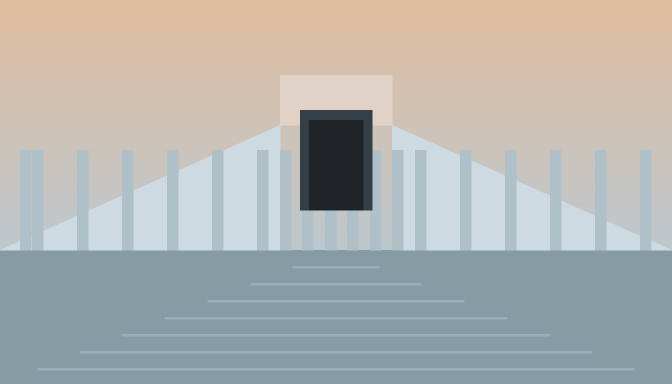
#> input picture samples/05_Slow_Walkthrough.png, 1344 x 768 px (shown at 1/2 size)
$ python reference_quality_assistant.py   (older library calls are emulated)
#> lines starting #> are read from the running program, lines starting #| are printed output that depends on the picture; after the words box and inside, x2 and y2 are one past the last pixel; in counts of white or black regions, pixels touching at a corner belong together
"""Reference Image Quality Assistant (RC3.3 PATCH2.5, Phase 5).

Automatically assesses a user-supplied architectural image BEFORE workflow
selection / GPU inference, so the production chain can warn against
single-image large-motion generation.

    Output shape:
        {
          "reference_quality": {"resolution": "PASS", "geometry": "HIGH|MEDIUM|LOW",
                            "motion_risk": "LOW|MEDIUM|HIGH",
                            "motion_risk_details": [...]},
          "recommended_workflow": "...",
          "prompt_recommendation": "...",
          "guidance": "..."
        }

    Metrics are advisory; the human architect remains the final gate
    (user reference approval is mandatory before any GPU run).

    PATCH2.5-A motion-risk contract (extended):
    - excessive orbit request
    - very large forward travel / deep walkthrough
    - major perspective reconstruction
    - interior corner-turn from one image
    - aerial 180/360 rotation
    - material-detail large translation
    The assistant NEVER auto-rejects: it reports risk and recommends
    FL2VA / multi-reference / segmented alternatives.
"""

from __future__ import annotations

import json
from pathlib import Path
from typing import Any, Dict

import cv2
import numpy as np


def _imread_unicode(path: str, flags: int = cv2.IMREAD_COLOR):
#> called with path = 'samples/05_Slow_Walkthrough.png', flags = 1
    data = np.fromfile(str(path), dtype=np.uint8)
    return None if data.size == 0 else cv2.imdecode(data, flags)
#> returned value is the input picture: shape (768, 1344, 3); mean B, G, R 176.2, 178.7, 177.2


class ReferenceQualityAssistant:
    _RISK_PATTERNS = [
        ("large_orbit", ["orbit", "环绕", "circular", "arc shot", "arc-shooting"]),
        ("aerial_180_360", ["180", "360", "full rotation", "反向", "rotate"]),
        ("large_forward_travel", ["deep walkthrough", "corridor turn", "very far", "long travel",
                                   "deep push", "很深", "很远"]),
        ("major_perspective_reconstruction", ["new angle", "reconstruction", "opposite side",
                                               "背面", "重新构建", "多视角", "unseen side"]),
        ("interior_corner_turn", ["corner", "转角", "拐弯", "turn into", "corridor turn"]),
        ("material_large_translation", ["lateral translation", "lateral move", "横移", "平移"]),
    ]

    def assess(self, image_path: str, intended_motion: str = "") -> Dict[str, Any]:
        path = Path(image_path)
        if not path.is_file():
            raise FileNotFoundError(f"Image not found: {path}")
        img = _imread_unicode(str(path))
        if img is None:
            raise ValueError(f"Unreadable image: {path}")

        h, w = img.shape[:2]
#> h = 768; w = 1344
        gray = cv2.cvtColor(img, cv2.COLOR_BGR2GRAY)
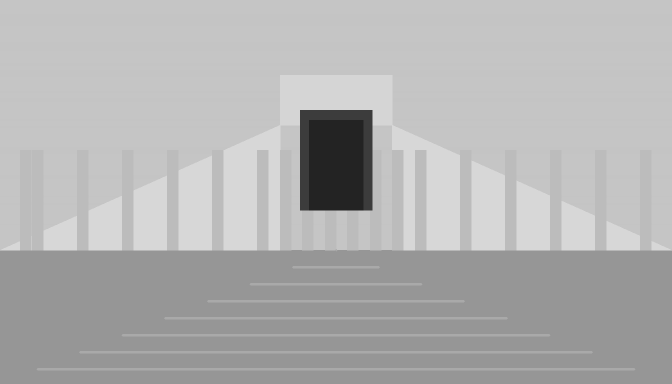
#> gray: shape (768, 1344) (shown at 1/2 size); min 35, max 215, mean 178
        short_edge = min(w, h)
#> short_edge = 768

        # --- resolution ---
        if short_edge >= 1600:
            resolution = "PASS (high)"
        elif short_edge >= 1024:
            resolution = "PASS"
        elif short_edge >= 768:
            resolution = "MARGINAL"
        else:
            resolution = "FAIL (below 768px short edge)"

        # --- sharpness / detail ---
        lap = float(cv2.Laplacian(gray, cv2.CV_64F).var())
#> lap = 50.9
        edges = cv2.Canny(gray, 80, 200)
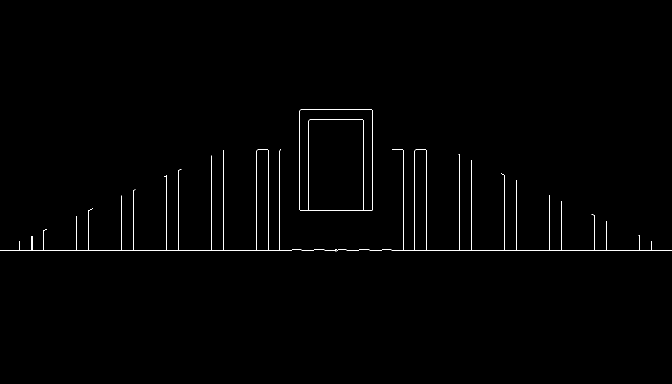
#> edges: shape (768, 1344) (shown at 1/2 size); 0.59% white in thin lines or dots, all inside (x1, y1, x2, y2) = (0, 219, 1344, 503)
        edge_density = float((edges > 0).mean() * 100)
#> edge_density = 0.586

        # --- straight-line / perspective evidence ---
        lines = cv2.HoughLinesP(edges, 1, np.pi / 180, threshold=120,
                                minLineLength=max(40, int(short_edge * 0.1)), maxLineGap=12)
#> lines = 22 rows, first 6: [783, 500, 1341, 500], [446, 500, 446, 301], [599, 419, 599, 221], [559, 500, 559, 301], [423, 500, 423, 311], [513, 500, 513, 301]
        n_lines = 0
        diagonal = 0.0
        if lines is not None:
            arr = np.asarray(lines)
#> arr has the same summary as lines
            if arr.ndim == 3:
                arr = arr[:, 0, :]
            n_lines = len(arr)
#> n_lines = 22
            if n_lines:
                angles = np.abs(np.degrees(np.arctan2(arr[:, 3] - arr[:, 1], arr[:, 2] - arr[:, 0])))
#> angles = 22 values, max 90 at index 1, min 0 at index 0, mean 73.64
                diagonal = float((np.abs(np.abs(angles) - 90) >= 8).mean() * 100)
#> diagonal = 18.18

        # --- geometry score ---
        if n_lines >= 40 and lap >= 150:
            geometry = "HIGH"
        elif n_lines >= 12 and lap >= 60:
            geometry = "MEDIUM"
        else:
            geometry = "LOW"

        # --- motion risk (PATCH2.5-A extended contract) ---
        low_text = intended_motion.lower()
        risk_details = [name for name, pats in self._RISK_PATTERNS if any(p in low_text for p in pats)]
        large_motion_words = ("orbit", "arc", "360", "fast", "dolly", "drone")
        wants_large = any(k in low_text for k in large_motion_words)
        if risk_details:
            motion_risk = "HIGH"
        elif wants_large and geometry in ("MEDIUM", "LOW"):
            motion_risk = "HIGH"
        elif geometry == "LOW":
            motion_risk = "MEDIUM"
        else:
            motion_risk = "LOW"

        motion_risk_details = []
        for name, pats in self._RISK_PATTERNS:
            if name in risk_details:
                motion_risk_details.append({
                    "risk": name,
                    "matched_terms": [p for p in pats if p in low_text],
                    "recommended_alternative": self._risk_recommendation(name),
                })

        # --- recommended workflow (heuristic) ---
        hsv = cv2.cvtColor(img, cv2.COLOR_BGR2HSV)
#> hsv: shape (768, 1344, 3); mean H, S, V 63.9, 41.3, 192
        top_val = float(hsv[: max(20, int(h * 0.1))].mean(axis=(0, 1))[2])
#> top_val = 221.8
        sky_fraction = float(np.mean(hsv[..., 2] > 200) * 100) if top_val > 150 else 0.0
#> sky_fraction = 50.34
        if intended_motion and any(k in intended_motion.lower() for k in ("walkthrough", "漫游")):
            recommended_workflow = "05_Slow_Walkthrough"
            prompt_recommendation = "slow_push (very small amplitude, slow speed)"
        elif intended_motion and any(k in intended_motion.lower() for k in ("aerial", "drone", "鸟瞰")):
            recommended_workflow = "04_Drone_Aerial"
            prompt_recommendation = "aerial_reveal (small amplitude, slow speed)"
        elif intended_motion and any(k in intended_motion.lower() for k in ("material", "detail", "材质")):
            recommended_workflow = "03_Material_Detail"
            prompt_recommendation = "static (micro motion)"
        elif intended_motion and any(k in intended_motion.lower() for k in ("night", "day", "lighting", "夜景")):
            recommended_workflow = "02_Day_Night_Transition"
            prompt_recommendation = "static (FL2VA; requires matched DAY+NIGHT pair)"
        else:
            recommended_workflow = "01_Exterior_Hero"
            prompt_recommendation = "slow_push (small amplitude, slow speed)"

        guidance = ""
        if motion_risk == "HIGH":
            guidance = ("This single image is unsuitable for large camera movement. "
                        "Recommend FL2VA / multiple keyframes / multiple rendered "
                        "viewpoints / segmented clip stitching instead of shortening "
                        "the prompt and proceeding.")
        elif resolution.startswith("FAIL") or resolution == "MARGINAL":
            guidance = "Low-resolution source; clarity may degrade after 1344x768 generation."

        return {
            "source": str(path),
            "reference_quality": {
                "resolution": resolution,
                "geometry": geometry,
                "motion_risk": motion_risk,
                "motion_risk_details": motion_risk_details,
                "metrics": {
                    "width": w,
                    "height": h,
                    "laplacian_var": round(lap, 1),
                    "edge_density_pct": round(edge_density, 2),
                    "straight_line_count": n_lines,
                    "diagonal_line_pct": round(diagonal, 1),
                },
            },
            "recommended_workflow": recommended_workflow,
            "prompt_recommendation": prompt_recommendation,
            "guidance": guidance,
        }

    @staticmethod
    def _risk_recommendation(risk: str) -> str:
        recommendations = {
            "large_orbit": "FL2VA or segmented arc clips; never orbit from one image",
            "aerial_180_360": "multiple rendered aerial viewpoints or FL2VA; no 180/360 from one image",
            "large_forward_travel": "first+last keyframes (FL2VA) or segmented clip stitching",
            "major_perspective_reconstruction": "provide multiple rendered viewpoints / reference frames",
            "interior_corner_turn": "separate clips per corridor segment; do not turn a corner from one image",
            "material_large_translation": "keep camera static/micro-motion for single-frame material detail",
        }
        return recommendations.get(risk, "multi-reference generation (FL2VA / keyframes / segments)")


if __name__ == "__main__":
    import sys

    path = sys.argv[1] if len(sys.argv) > 1 else "samples/05_Slow_Walkthrough.png"
    print(json.dumps(ReferenceQualityAssistant().assess(path), indent=2, ensure_ascii=False))

$ run again, with samples/01_Exterior_Hero.png copied over samples/05_Slow_Walkthrough.png
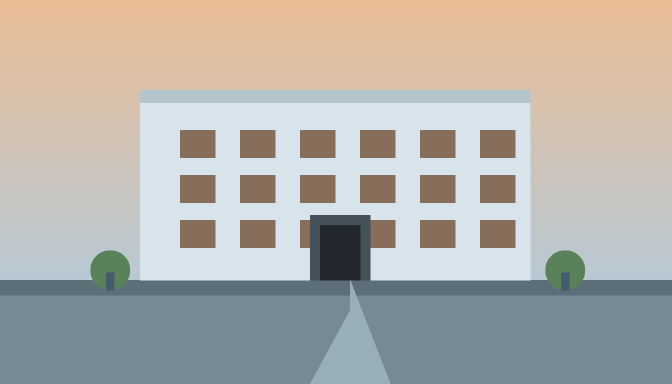
#> input picture samples/01_Exterior_Hero.png, 1344 x 768 px (shown at 1/2 size)
#> in _imread_unicode, returned value is the input picture: shape (768, 1344, 3); mean B, G, R 170.7, 176.5, 178.7
#> in assess, `gray = cv2.cvtColor(img, cv2.COLOR_BGR2GRAY)`:
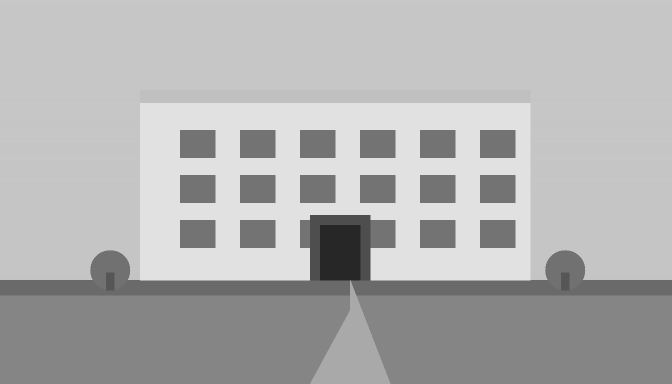
#> gray: shape (768, 1344) (shown at 1/2 size); min 39, max 225, mean 176.4
#> lap = 158.3
#> in assess, `edges = cv2.Canny(gray, 80, 200)`:
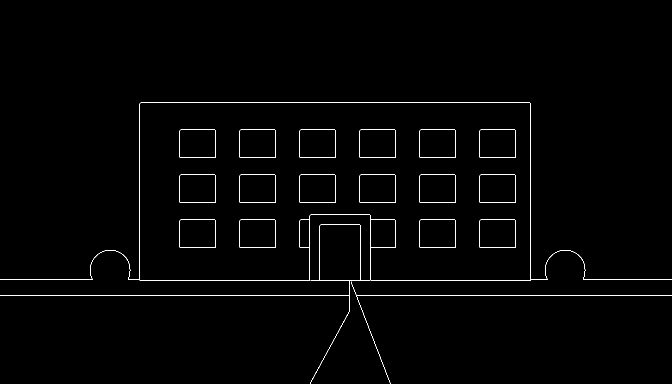
#> edges: shape (768, 1344) (shown at 1/2 size); 0.94% white in thin lines or dots, all inside (x1, y1, x2, y2) = (0, 205, 1344, 768)
#> edge_density = 0.94
#> lines = [[0, 590, 1343, 590], [279, 560, 1061, 560], [281, 205, 1059, 205], [1166, 559, 1343, 559], [279, 559, 279, 207], [1060, 558, 1060, 206], [740, 559, 740, 430], [619, 559, 619, 431]]
#> arr has the same summary as lines
#> n_lines = 8
#> angles = [0, 0, 0, 0, 90, 90, 90, 90]
#> diagonal = 50
#> hsv: shape (768, 1344, 3); mean H, S, V 63.4, 49.2, 192.9
#> top_val = 231.1
#> sky_fraction = 59.39
